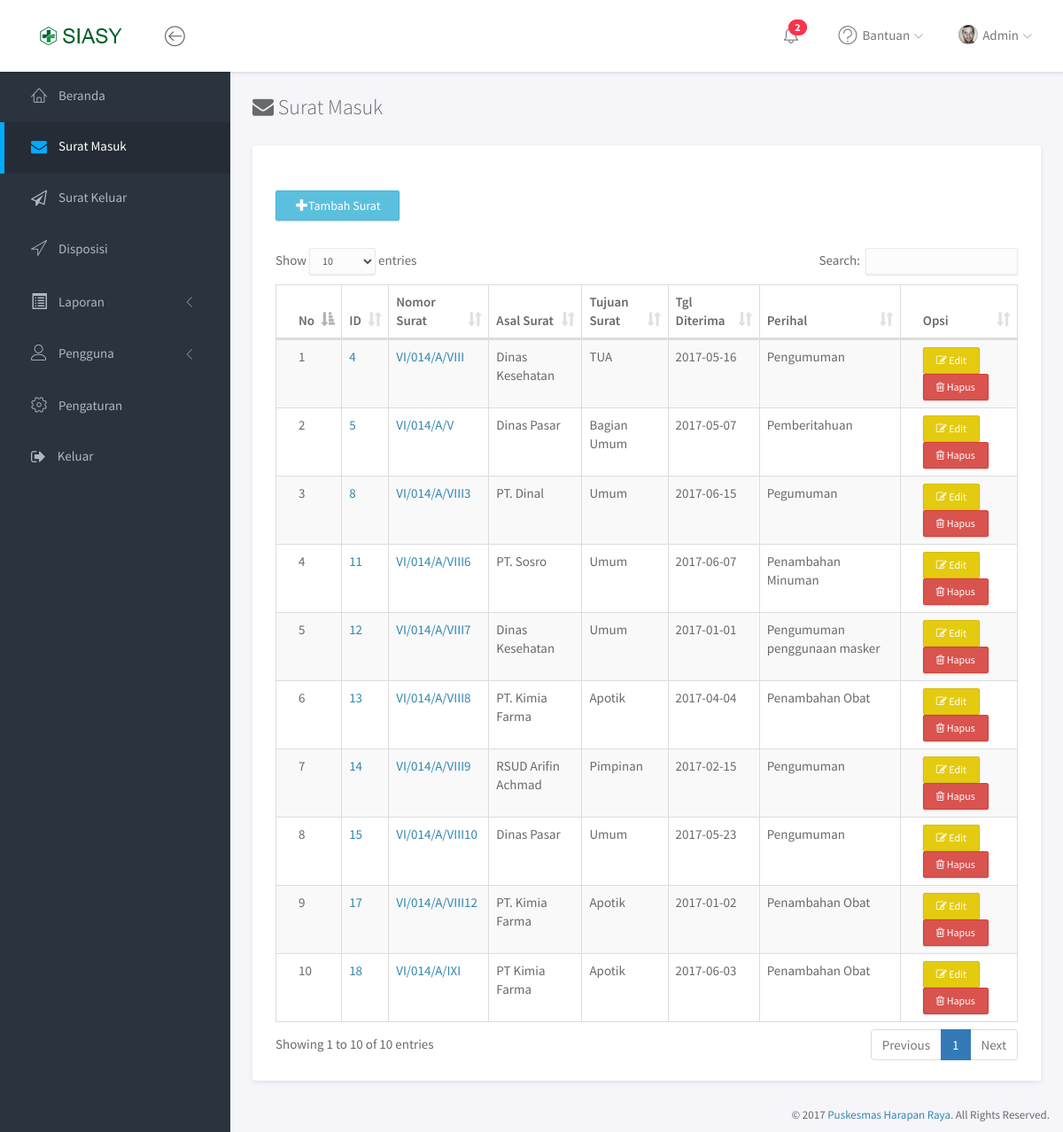
Page /admin/lihat-surat-masuk.php (signed in) on the committed database.
### tables this page shows
CREATE TABLE `surat_keluar` (
  `id_surat` int(11) NOT NULL,
  `jenis_surat` varchar(50) NOT NULL,
  `no_surat` varchar(50) NOT NULL,
  `ringkasan_surat` varchar(255) NOT NULL,
  `tanggal_dikeluarkan` date NOT NULL,
  `tujuan_surat` varchar(100) NOT NULL,
  `status` varchar(20) NOT NULL
);

CREATE TABLE `surat_masuk` (
  `id_surat` int(11) NOT NULL,
  `asal_surat` varchar(50) NOT NULL,
  `no_surat` varchar(50) NOT NULL,
  `perihal_surat` varchar(255) NOT NULL,
  `tanggal_terima` date NOT NULL,
  `tujuan_surat` varchar(100) NOT NULL
);

### admin/lihat-surat-masuk.php (the view, shortened to what this page needs)
<!doctype html>
<html lang="en">
<head>
	<?php
	include '../sections/header.php';
	?>
</head>
<body>
	<div id="wrapper">
		<?php
			require '../sections/navbar.php';
		?>
		<div id="sidebar-nav" class="sidebar">
			 <div class="sidebar-scroll">
				<nav>
	<ul class="nav">
					<li><a href="index.php" class=""><i class="lnr lnr-home"></i> <span>Beranda</span></a></li>
					<li><a href="lihat-surat-masuk.php" class="active"><i class="fa fa-envelope"></i> <span>Surat Masuk</span></a></li>
					<li><a href="lihat-surat-keluar.php" class=""><i class="fa fa-paper-plane-o"></i> <span>Surat Keluar</span></a></li>
			<li><a href="disposisi.php" class=""><i class="lnr lnr-location"></i> <span>Disposisi</span></a></li>
			<li>
				<a href="#subPages3" data-toggle="collapse" class="collapsed"><i class="glyphicon glyphicon-list-alt"></i> <span>Laporan</span> <i class="icon-submenu lnr lnr-chevron-left"></i></a>
			</li>
			<li>
				<a href="#subPages4" data-toggle="collapse" class="collapsed"><i class="lnr lnr-user"></i> <span>Pengguna</span> <i class="icon-submenu lnr lnr-chevron-left"></i></a>
			</li>
							<li><a href="pengaturan.php" class=""><i class="lnr lnr-cog"></i> <span>Pengaturan</span></a></li>
							<li><a href="javascript:;" class="" data-toggle="modal" data-target="#confirmModal"><i class="fa fa-sign-out"></i> <span>Keluar</span></li></a>
	</ul>				</nav>
			</div>
		</div>
		<div class="main">
			<div class="main-content">
				<div class="container-fluid">
	<h3 class="page-title"><i class="fa fa-envelope"></i>  Surat Masuk</h3>
	<div class="panel panel-headline demo-icons">
		<div class="panel-heading">
		</div>
		<div class="panel-body">
		<button style="margin-bottom:20px" data-toggle="modal" data-target="#myModal" class="btn btn-info col-md-2"><span class="glyphicon glyphicon-plus"></span>Tambah Surat</button>
		<br/>
		<br/>
		<br/>
		<div class="x_content">
		<table id="example" class="table table-striped table-bordered" cellspacing="0" width="100%">
		<thead>
		<tr>
			<th>No</th>
			<th>ID</th>
			<th>Nomor Surat</th>
			<th>Asal Surat</th>
			<th>Tujuan Surat</th>
			<th>Tgl Diterima</th>
			<th>Perihal</th>
			<th>Opsi</th>
		</tr>
		</thead>
		<tbody>
			<?php
        		$sql = "SELECT * FROM surat_masuk";
       			$result = mysql_query($sql);
       			$no = 1;
       			if (mysql_num_rows($result) > 0){
       				while($row = mysql_fetch_assoc($result)){
       					echo "<tr> ";
       					echo "<td>$no</td>";
       					echo "<td><a href=\"det-srt-msk.php?id_surat=" .$row['id_surat']." \">".$row['id_surat']."</a></td>";
						echo "<td><a href=\"det-srt-msk.php?id_surat=" .$row['id_surat']." \">".$row['no_surat']."</a></td>";
						echo "<td>$row[asal_surat]</td>";
						echo "<td>$row[tujuan_surat]</td>";
						echo "<td>$row[tanggal_terima]</td>";
						echo "<td>$row[perihal_surat]</td>";
						echo "<td><a href='edit.php?id_surat=$row[id_surat]'><button type=\"button\" class=\"btn btn-warning btn-xs\"><i class=\"fa fa-edit\"></i> Edit</button></a>";
						echo "<a href='delete.php?id_surat=$row[id_surat]'><button type=\"button\" class=\"btn btn-danger btn-xs\"><i class=\"fa fa-trash-o\"></i> Hapus</button></a></td></tr>";
						$no++;
       				}
       			} else {
       				echo "0 results";
       			}
			?>
			</tbody>
			</table>
		</div>
		</div>
	</div>
				</div>
			</div>
		</div>
<?php
include '../sections/footer.php';
?>

### sections/navbar.php (shortened to what this page needs)
<nav class="navbar navbar-default navbar-fixed-top">
	<div class="brand">
		<a href="index.php"><img src="../assets/ico/aw.png" alt="Klorofil Logo" class="img-responsive logo"></a>
	</div>
	<div class="container-fluid">
		<div class="navbar-btn">
			<button type="button" class="btn-toggle-fullwidth"><i class="lnr lnr-arrow-left-circle"></i></button>
		</div>
		<form class="navbar-form navbar-left">
		</form>
		<div id="navbar-menu">
			<ul class="nav navbar-nav navbar-right">
				<li class="dropdown">
					<a href="#" class="dropdown-toggle icon-menu" data-toggle="dropdown">
						<i class="lnr lnr-alarm"></i>
							<?php
								$periksa = mysql_query("select * from surat_keluar where status='Belum Disetujui'");
								$jumlah = mysql_num_rows($periksa);
								while($q=mysql_fetch_array($periksa)){
										echo "<span class='badge bg-danger'>$jumlah</span>";
								}
							?>
					</a>
				</li>
				<li class="dropdown">
					<a href="#" class="dropdown-toggle" data-toggle="dropdown"><i class="lnr lnr-question-circle"></i> <span>Bantuan</span> <i class="icon-submenu lnr lnr-chevron-down"></i></a>
				</li>
				<li class="dropdown">
					<a href="#" class="dropdown-toggle" data-toggle="dropdown"><img src="../assets/img/user.png" class="img-circle" alt="Avatar"> <span>Admin</span> <i class="icon-submenu lnr lnr-chevron-down"></i></a>
				</li>
			</ul>
		</div>
	</div>
</nav>

### rows in the picture
surat_masuk: id_surat "4", no_surat "VI/014/A/VIII", asal_surat "Dinas Kesehatan", tujuan_surat "TUA", tanggal_terima "2017-05-16", perihal_surat "Pengumuman"
surat_masuk: id_surat "5", no_surat "VI/014/A/V", asal_surat "Dinas Pasar", tujuan_surat "Bagian Umum", tanggal_terima "2017-05-07", perihal_surat "Pemberitahuan"
surat_masuk: id_surat "8", no_surat "VI/014/A/VIII3", asal_surat "PT. Dinal", tujuan_surat "Umum", tanggal_terima "2017-06-15", perihal_surat "Pegumuman"
surat_masuk: id_surat "11", no_surat "VI/014/A/VIII6", asal_surat "PT. Sosro", tujuan_surat "Umum", tanggal_terima "2017-06-07", perihal_surat "Penambahan Minuman"
surat_masuk: id_surat "12", no_surat "VI/014/A/VIII7", asal_surat "Dinas Kesehatan", tujuan_surat "Umum", tanggal_terima "2017-01-01", perihal_surat "Pengumuman penggunaan masker"
surat_masuk: id_surat "13", no_surat "VI/014/A/VIII8", asal_surat "PT. Kimia Farma", tujuan_surat "Apotik", tanggal_terima "2017-04-04", perihal_surat "Penambahan Obat"
surat_masuk: id_surat "14", no_surat "VI/014/A/VIII9", asal_surat "RSUD Arifin Achmad", tujuan_surat "Pimpinan", tanggal_terima "2017-02-15", perihal_surat "Pengumuman"
surat_masuk: id_surat "15", no_surat "VI/014/A/VIII10", asal_surat "Dinas Pasar", tujuan_surat "Umum", tanggal_terima "2017-05-23", perihal_surat "Pengumuman"
surat_masuk: id_surat "17", no_surat "VI/014/A/VIII12", asal_surat "PT. Kimia Farma", tujuan_surat "Apotik", tanggal_terima "2017-01-02", perihal_surat "Penambahan Obat"
surat_masuk: id_surat "18", no_surat "VI/014/A/IXI", asal_surat "PT Kimia Farma", tujuan_surat "Apotik", tanggal_terima "2017-06-03", perihal_surat "Penambahan Obat"
